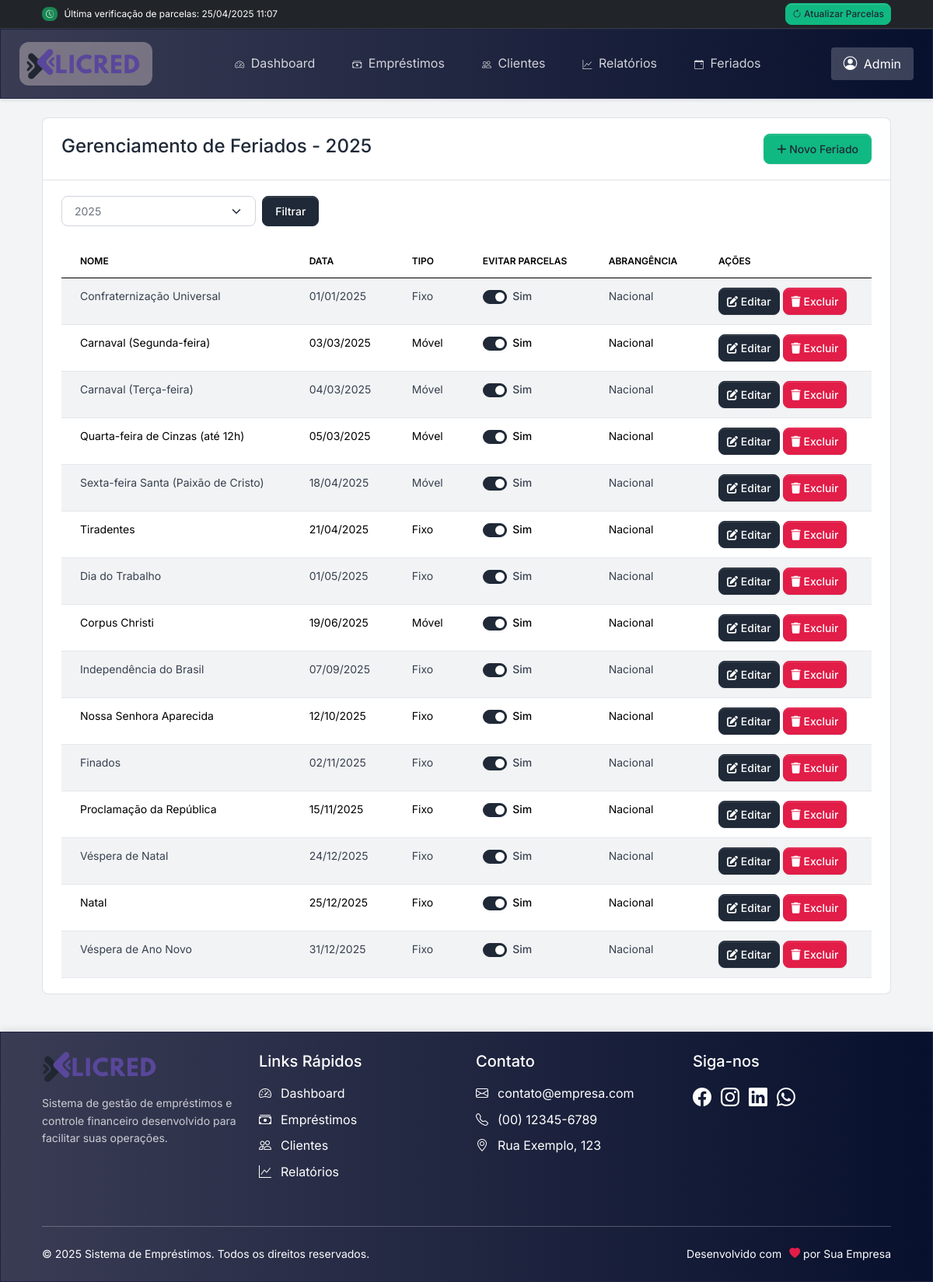
The app's page /feriados/index.php (signed in) with its own data.
### tables this page shows
CREATE TABLE IF NOT EXISTS `feriados` (
  `id` int(11) NOT NULL AUTO_INCREMENT,
  `nome` varchar(255) NOT NULL,
  `data` date NOT NULL,
  `tipo` enum('fixo','movel') DEFAULT NULL,
  `evitar` enum('sim_evitar','nao_evitar') DEFAULT 'sim_evitar',
  `local` enum('nacional','estadual','municipal') DEFAULT 'nacional',
  `ano` int(11) NOT NULL,
  PRIMARY KEY (`id`),
  UNIQUE KEY `data` (`data`)
);

### feriados/queries_feriados.php (called while the page is built, shortened)
<?php
function buscarFeriadosPorAno(mysqli $conn, int $ano): array {
    $sql = "SELECT * FROM feriados WHERE
            ano = ? OR
            (tipo = 'fixo' AND MONTH(data) IN (
                SELECT DISTINCT MONTH(data) FROM feriados WHERE tipo = 'fixo'
            ) AND DAY(data) IN (
                SELECT DISTINCT DAY(data) FROM feriados WHERE tipo = 'fixo'
            ))
            ORDER BY data ASC";
    $stmt = $conn->prepare($sql);
    $stmt->bind_param("i", $ano);
    $stmt->execute();
    $resultado = $stmt->get_result();
    $feriados = [];
    while ($feriado = $resultado->fetch_assoc()) {
        $data_feriado = new DateTime($feriado['data']);
        $mes_dia = $data_feriado->format('m-d');
        $feriados[] = $feriado;
    }
    usort($feriados, function($a, $b) {
        return strtotime($a['data']) - strtotime($b['data']);
    });
    return $feriados;
}

### includes/funcoes_data.php (called while the page is built, shortened)
<?php
function formatarData($data) {
    return date('d/m/Y', strtotime($data));
}

### feriados/index.php (the view, shortened to what this page needs)
<?php
require_once __DIR__ . '/../includes/conexao.php';
require_once __DIR__ . '/../includes/funcoes_data.php';
require_once __DIR__ . '/queries_feriados.php';
$ano_atual = date('Y');
$ano = filter_input(INPUT_GET, 'ano', FILTER_VALIDATE_INT) ?: $ano_atual;
$titulo = "Gerenciamento de Feriados - {$ano}";
$feriados = buscarFeriadosPorAno($conn, $ano);
include_once __DIR__ . '/../includes/head.php';
include_once __DIR__ . '/../includes/navbar.php';
$tipos_feriado = [
    'fixo' => 'Fixo',
    'movel' => 'Móvel'
];
$opcoes_local = [
    'nacional' => 'Nacional',
    'estadual' => 'Estadual',
    'municipal' => 'Municipal'
];
?>
<div class="container mt-4">
    <div class="card">
        <div class="card-header">
            <div class="d-flex justify-content-between align-items-center">
                <h4><?php echo $titulo; ?></h4>
                <div>
                    <a href="novo.php" class="btn btn-success">
                        <i class="fas fa-plus"></i> Novo Feriado
                    </a>
                </div>
            </div>
        </div>
        <div class="card-body">
            <div class="mb-4">
                <div class="row">
                    <div class="col-md-4">
                        <form method="GET" action="index.php" class="d-flex">
                            <select name="ano" class="form-select me-2">
                                <?php for ($i = $ano_atual - 5; $i <= $ano_atual + 5; $i++): ?>
                                    <option value="<?php echo $i; ?>" <?php if ($i == $ano) echo 'selected'; ?>>
                                        <?php echo $i; ?>
                                    </option>
                                <?php endfor; ?>
                            </select>
                            <button type="submit" class="btn btn-primary">Filtrar</button>
                        </form>
                    </div>
                </div>
            </div>
            <?php if (empty($feriados)): ?>
                <div class="alert alert-info">
                    Nenhum feriado cadastrado para o ano <?php echo $ano; ?>.
                </div>
            <?php else: ?>
                <div class="table-responsive">
                    <table class="table table-striped table-hover">
                        <thead>
                            <tr>
                                <th>Nome</th>
                                <th>Data</th>
                                <th>Tipo</th>
                                <th>Evitar Parcelas</th>
                                <th>Abrangência</th>
                                <th>Ações</th>
                            </tr>
                        </thead>
                        <tbody>
                            <?php foreach ($feriados as $feriado): ?>
                                <tr>
                                    <td><?php echo htmlspecialchars($feriado['nome']); ?></td>
                                    <td><?php echo formatarData($feriado['data']); ?></td>
                                    <td><?php echo $tipos_feriado[$feriado['tipo']] ?? $feriado['tipo']; ?></td>
                                    <td>
                                        <div class="form-check form-switch">
                                            <input class="form-check-input toggle-evitar"
                                                   type="checkbox"
                                                   id="evitar_<?php echo $feriado['id']; ?>"
                                                   data-id="<?php echo $feriado['id']; ?>"
                                                   <?php echo ($feriado['evitar'] === 'sim_evitar') ? 'checked' : ''; ?>>
                                            <label class="form-check-label" for="evitar_<?php echo $feriado['id']; ?>">
                                                <span id="label_evitar_<?php echo $feriado['id']; ?>">
                                                    <?php echo ($feriado['evitar'] === 'sim_evitar') ? 'Sim' : 'Não'; ?>
                                                </span>
                                            </label>
                                        </div>
                                    </td>
                                    <td><?php echo $opcoes_local[$feriado['local']] ?? 'Nacional'; ?></td>
                                    <td>
                                        <a href="editar.php?id=<?php echo $feriado['id']; ?>" class="btn btn-sm btn-primary">
                                            <i class="fas fa-edit"></i> Editar
                                        </a>
                                        <a href="excluir.php?id=<?php echo $feriado['id']; ?>" class="btn btn-sm btn-danger" onclick="return confirm('Tem certeza que deseja excluir este feriado?')">
                                            <i class="fas fa-trash"></i> Excluir
                                        </a>
                                    </td>
                                </tr>
                            <?php endforeach; ?>
                        </tbody>
                    </table>
                </div>
            <?php endif; ?>
        </div>
    </div>
</div>
<?php include_once __DIR__ . '/../includes/footer.php'; ?>

### assets/css/estilo.css (style rules this page uses)
:root { --bg-blue-dark: linear-gradient(to right, rgb(58 60 84), rgb(7 16 45)); --border-blue-dark: 1px solid rgb(30 35 65); --bg-blue-light: linear-gradient(to right, rgb(160 190 240), rgb(40 70 120)); --border-blue-light: 1px solid rgb(50 90 140); --bg-purple: linear-gradient(to right, rgb(138 43 226), rgb(60 0 100)); --border-purple: 1px solid rgb(90 20 130); --bg-pink: linear-gradient(to right, rgb(255 182 193), rgb(180 60 100)); --border-pink: 1px solid rgb(190 80 110); --bg-orange: linear-gradient(to right, rgb(255 200 100), rgb(180 80 0)); --border-orange: 1px solid rgb(190 100 20); --bg-green: linear-gradient(to right, rgb(80 130 80), rgb(30 70 30)); --border-green: 1px solid rgb(40 90 40); --bg-green-teal: linear-gradient(to right, rgb(64 224 208), rgb(0 80 80)); --border-green-teal: 1px solid rgb(20 100 100); --bg-red: linear-gradient(to right, rgb(150 30 30), rgb(70 0 0)); --border-red: 1px solid rgb(90 10 10); --bg-gray: linear-gradient(to right, rgb(120 120 120), rgb(50 50 50)); --border-gray: 1px solid rgb(70 70 70); --bg-black-soft: linear-gradient(to right, rgb(50 50 50), rgb(10 10 10)); --border-black-soft: 1px solid rgb(30 30 30); }
.table th, .table td { padding: 0.5rem; font-size: 0.9rem; }
.btn-sm { padding: 0.25rem 0.5rem; font-size: 0.8rem; }

### records on screen
feriados: nome "Confraternização Universal", data "01/01/2025", tipo "Fixo", evitar "☑", shows "Sim", local "Nacional"
feriados: nome "Carnaval (Segunda-feira)", data "03/03/2025", tipo "Móvel", evitar "☑", shows "Sim", local "Nacional"
feriados: nome "Carnaval (Terça-feira)", data "04/03/2025", tipo "Móvel", evitar "☑", shows "Sim", local "Nacional"
feriados: nome "Quarta-feira de Cinzas (até 12h)", data "05/03/2025", tipo "Móvel", evitar "☑", shows "Sim", local "Nacional"
feriados: nome "Sexta-feira Santa (Paixão de Cristo)", data "18/04/2025", tipo "Móvel", evitar "☑", shows "Sim", local "Nacional"
feriados: nome "Tiradentes", data "21/04/2025", tipo "Fixo", evitar "☑", shows "Sim", local "Nacional"
feriados: nome "Dia do Trabalho", data "01/05/2025", tipo "Fixo", evitar "☑", shows "Sim", local "Nacional"
feriados: nome "Corpus Christi", data "19/06/2025", tipo "Móvel", evitar "☑", shows "Sim", local "Nacional"
feriados: nome "Independência do Brasil", data "07/09/2025", tipo "Fixo", evitar "☑", shows "Sim", local "Nacional"
feriados: nome "Nossa Senhora Aparecida", data "12/10/2025", tipo "Fixo", evitar "☑", shows "Sim", local "Nacional"
feriados: nome "Finados", data "02/11/2025", tipo "Fixo", evitar "☑", shows "Sim", local "Nacional"
feriados: nome "Proclamação da República", data "15/11/2025", tipo "Fixo", evitar "☑", shows "Sim", local "Nacional"
feriados: nome "Véspera de Natal", data "24/12/2025", tipo "Fixo", evitar "☑", shows "Sim", local "Nacional"
feriados: nome "Natal", data "25/12/2025", tipo "Fixo", evitar "☑", shows "Sim", local "Nacional"
feriados: nome "Véspera de Ano Novo", data "31/12/2025", tipo "Fixo", evitar "☑", shows "Sim", local "Nacional"

### other values on screen
$data_hora_verificacao "25/04/2025 11:07"
$titulo "Gerenciamento de Feriados - 2025"
form field ano "2025"
